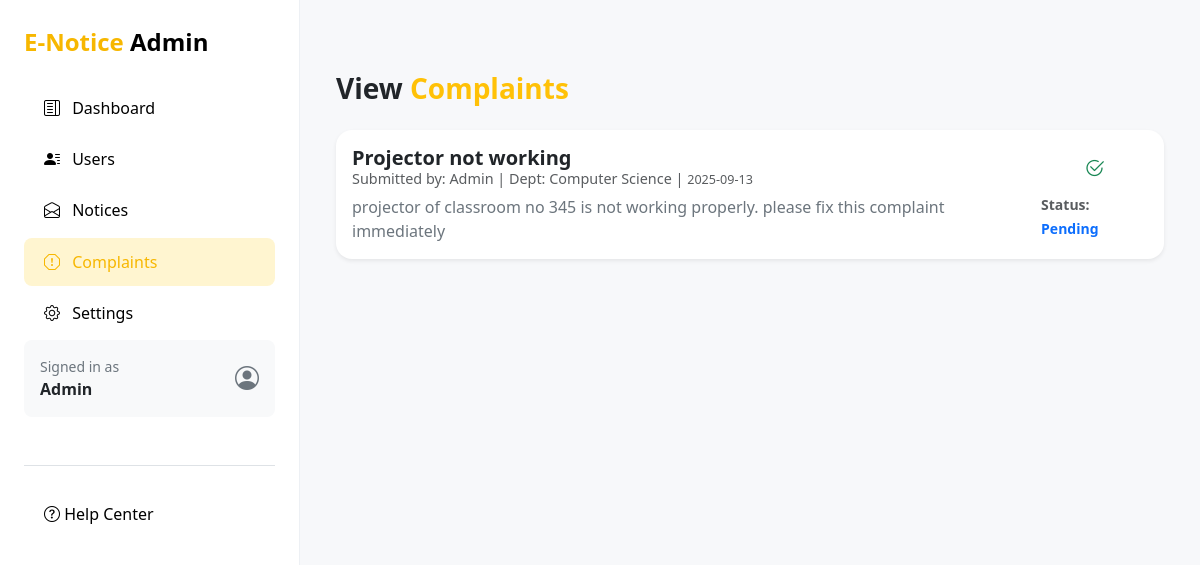
/admin/complaints.php (signed in), run on the app's committed database.
### tables this page shows
CREATE TABLE IF NOT EXISTS `complaints` (
  `id` int NOT NULL AUTO_INCREMENT,
  `user_id` int NOT NULL,
  `title` varchar(255) NOT NULL,
  `description` text NOT NULL,
  `category` varchar(100) NOT NULL,
  `department` varchar(100) NOT NULL,
  `status` enum('Pending','Resolved') DEFAULT 'Pending',
  `created_at` timestamp NULL DEFAULT CURRENT_TIMESTAMP,
  PRIMARY KEY (`id`),
  KEY `user_id` (`user_id`)
);

CREATE TABLE IF NOT EXISTS `users` (
  `id` int NOT NULL AUTO_INCREMENT,
  `name` varchar(100) NOT NULL,
  `email` varchar(150) NOT NULL,
  `password` varchar(255) NOT NULL,
  `avatar` varchar(255) DEFAULT NULL,
  `role` enum('student','teacher','admin') DEFAULT 'student',
  `status` enum('pending','approved','rejected') DEFAULT 'pending',
  `email_notify` tinyint(1) NOT NULL DEFAULT '0',
  `created_at` timestamp NULL DEFAULT CURRENT_TIMESTAMP,
  `updated_at` timestamp NULL DEFAULT CURRENT_TIMESTAMP ON UPDATE CURRENT_TIMESTAMP,
  PRIMARY KEY (`id`),
  UNIQUE KEY `email` (`email`)
);

### admin/complaints.php (the view, shortened to what this page needs)
<?php
include '../db/connection.php';
$sql = "SELECT c.*, u.name AS user_name FROM complaints c
        JOIN users u ON c.user_id = u.id
        WHERE c.status = 'Pending'
        ORDER BY c.created_at DESC";
$complaintsResult = mysqli_query($conn, $sql);
?>
<!DOCTYPE html>
<html lang="en">
<head>
    <link href="https://cdn.jsdelivr.net/npm/bootstrap@5.3.2/dist/css/bootstrap.min.css" rel="stylesheet" />
    <link href="https://cdn.jsdelivr.net/npm/bootstrap-icons@1.10.5/font/bootstrap-icons.css" rel="stylesheet" />
    <link rel="stylesheet" href="./assets/css/style.css" />
</head>
<body>
    <div class="container-fluid">
        <div class="row">
            <?php
            require './common/sidebar.php';
            ?>
            <div class="col-lg-9 py-5 px-4">
                <div class="container my-4">
                    <h3 class="mb-4 fw-bold">View <span class="text-warning">Complaints</span></h3>
                    <?php if ($complaintsResult && mysqli_num_rows($complaintsResult) > 0): ?>
                        <?php while ($complaint = mysqli_fetch_assoc($complaintsResult)): ?>
                            <div class="card shadow-sm border-0 rounded-4 mb-4" style="box-shadow: 0 8px 16px rgba(0,0,0,0.1);">
                                <div class="card-body d-flex flex-column flex-md-row justify-content-between align-items-md-center gap-3">
                                    <div class="flex-grow-1">
                                        <h5 class="card-title fw-semibold mb-1"><?= htmlspecialchars($complaint['title']); ?></h5>
                                        <h6 class="card-subtitle text-muted mb-2" style="font-size: 0.9rem;">
                                            Submitted by: <?= htmlspecialchars($complaint['user_name']); ?> | Dept: <?= htmlspecialchars($complaint['department']); ?> | <small><?= date('Y-m-d', strtotime($complaint['created_at'])); ?></small>
                                        </h6>
                                        <p class="card-text text-secondary mb-0" style="line-height: 1.5;">
                                            <?= nl2br(htmlspecialchars($complaint['description'])); ?>
                                        </p>
                                    </div>
                                    <div class="d-flex flex-column align-items-center gap-1">
                                        <div class="d-flex gap-1">
                                            <form method="POST" class="m-0 p-0" style="display:inline-block;">
                                                <button type="submit" class="btn bg-transparent p-1" title="Mark as Resolved">
                                                    <i class="bi bi-check2-circle text-success fs-5"></i>
                                                </button>
                                            </form>
                                        </div>
                                        <div>
                                            <small class="text-muted fw-semibold">Status:
                                                <span class="text-primary">
                                                    <?= htmlspecialchars($complaint['status']); ?>
                                                </span>
                                            </small>
                                        </div>
                                    </div>
                                </div>
                            </div>
                        <?php endwhile; ?>
                    <?php else: ?>
                        <p>No pending complaints.</p>
                    <?php endif; ?>
                </div>
            </div>
        </div>
    </div>
    <div class="toast-container position-fixed top-0 end-0 p-3">
    </div>
</body>
</html>

### admin/assets/css/style.css (style rules this page uses)
body { background: #f7f8fa; }

### data on the page
complaints: title "Projector not working", user.name "Admin", department "Computer Science", created_at "2025-09-13", description "projector of classroom no 345 is not working properly. please fix this complaint immediately", status "Pending"

### other printed values
$_SESSION['user_name'] "Admin"
